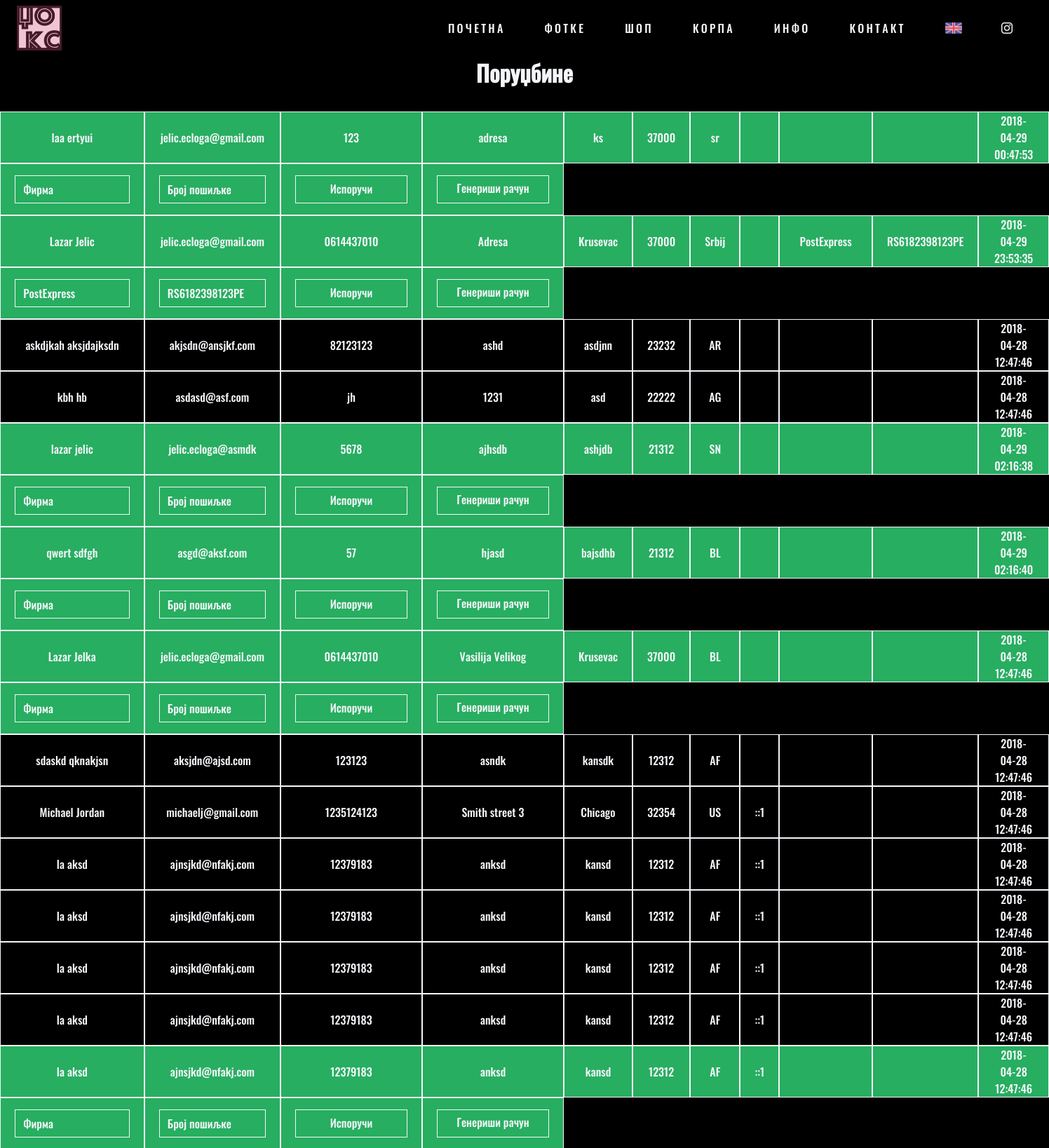
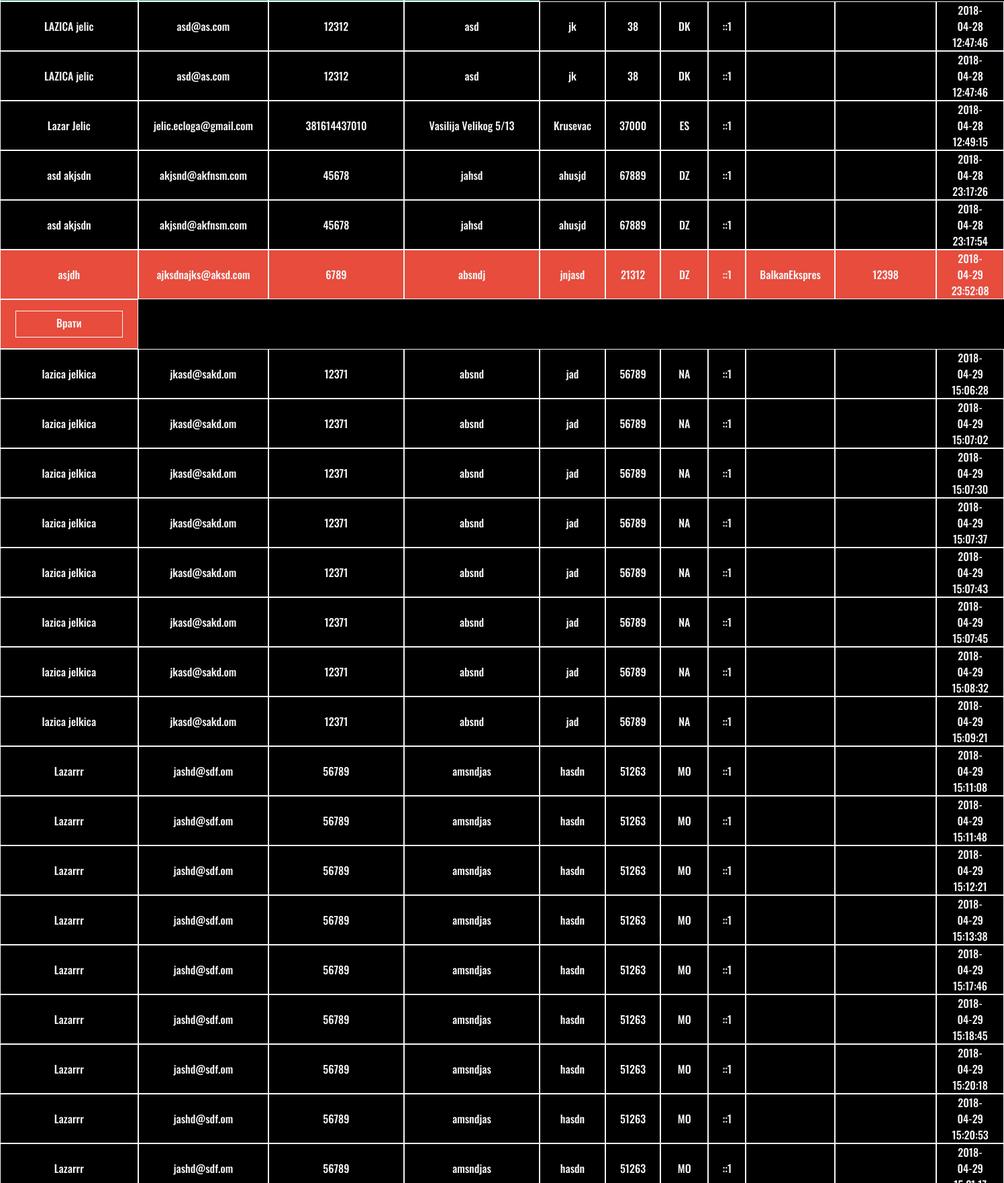
Screenshot of /pages/manage?type=2 (signed in, upper part) with the database file from the repository (2 pictures, top to bottom).
### tables this page shows
CREATE TABLE `purchases` (
  `id` int(11) NOT NULL,
  `hash` varchar(32) NOT NULL,
  `name` varchar(100) DEFAULT NULL,
  `email` varchar(30) NOT NULL,
  `phone` varchar(20) NOT NULL,
  `address` varchar(30) NOT NULL,
  `zip` varchar(5) NOT NULL,
  `city` varchar(30) NOT NULL,
  `country` varchar(5) NOT NULL,
  `method` int(11) NOT NULL,
  `ip` varchar(20) NOT NULL,
  `shipping_company` varchar(30) NOT NULL,
  `shipping_number` varchar(30) NOT NULL,
  `date_submitted` timestamp NOT NULL DEFAULT CURRENT_TIMESTAMP ON UPDATE CURRENT_TIMESTAMP,
  `confirmed` tinyint(1) NOT NULL DEFAULT '0',
  `shipped` tinyint(1) NOT NULL DEFAULT '0',
  `subscribed` tinyint(1) NOT NULL DEFAULT '1'
);

### ui/manage_orders.php (the view, shortened to what this page needs)
<h1><?php echo $string["manage"]["orders"]; ?></h1>
<table>
	<?php
		$cmd = "SELECT * FROM purchases";
		$result = mysqli_query($connect, $cmd);
		while($row = mysqli_fetch_array($result)) {
			$date = $row['date_submitted'];
			if($row['confirmed'] == 1 && $row['shipped'] == 1)  {
				echo '<tr class="red">';
			}else if($row['confirmed'] == 1 && $row['shipped'] == 0)  {
				echo '<tr class="green">';
			}else {
				echo '<tr>';
			}
			echo '<td>' . $row['name'] . '</td>';
			echo '<td>' . $row['email'] . '</td>';
			echo '<td>' . $row['phone'] . '</td>';
			echo '<td>' . $row['address'] . '</td>';
			echo '<td>' . $row['city'] . '</td>';
			echo '<td>' . $row['zip'] . '</td>';
			echo '<td>' . $row['country'] . '</td>';
			echo '<td>' . $row['ip'] . '</td>';
			echo '<td>' . $row['shipping_company'] . '</td>';
			echo '<td>' . $row['shipping_number'] . '</td>';
			echo '<td>' . $date . '</td>';
			echo '</tr>';
			if($row['confirmed'] == 1 && $row['shipped'] == 1)  {
				echo '<tr class="red">';
				echo '<td><a class="button center" href="../actions/order_ship?shipped=0&id=' . $row['id'] .'">' . $string['manage']['unship'] . '</a></td>';
				echo '</tr>';
			}else if($row['confirmed'] == 1 && $row['shipped'] == 0)  {
				$order_id = $row['id'];
				echo '<tr class="green">';
				echo '<form action="../actions/order_ship" method="GET">';
				echo '<td><input name="shipping_company" type="text" size="30" value="' . $row['shipping_company'] . '" placeholder="' . $string["manage"]["shippingCompany"] . '" required/></td>';
				echo '<td><input name="shipping_number" type="text" size="30" value="' . $row['shipping_number'] . '" placeholder="' . $string["manage"]["shippingNumber"] . '" required/></td>';
				echo '<td><input type="submit" class="button" value="' . $string['manage']['ship'] . '"/></td>';
				echo '</form>';
				echo '<td><a class="button center" href="../actions/order_invoice?id=' . $order_id . '">' . $string['manage']['invoice'] . '</a></td>';
				echo '</tr>';
			}
		}
	?>
</table>

### css/main.css (style rules this page uses)
:root { --color-dark: #000; --color-light: #f5f6fa; }
*, *:after, *:before { margin: 0; padding: 0; -webkit-box-sizing: border-box; -moz-box-sizing: border-box; box-sizing: border-box; }
body, html { width: 100%; max-height: 100% !important; padding: 0; margin: 0; background-color: var(--color-dark); color: var(--color-light); }
body, input, textarea, select { font-family: 'Oswald', sans-serif; }
a { color: var(--color-light); outline: none; text-decoration: none !important; transition: 500ms ease; -moz-transition: 500ms ease; -webkit-transition: 500ms ease; -ms-transition: 500ms ease; -o-transition: 500ms ease; border-bottom: 0; padding-bottom: 0.3em; }
h1 { font-size: 2em; text-align: center; margin-top: 1em; margin-bottom: 1em; }
form { margin: 0 auto; width: 50%; overflow: hidden; }
input, textarea, label span, select { background-color: transparent; width: 100%; max-width: 100%; height: 2.5em; margin-bottom: 1em; padding-left: 0.7em; border: 1px solid var(--color-light); border-radius: 1px; font-size: 1em; font-weight: 300; transition: 500ms ease; -moz-transition: 500ms ease; -webkit-transition: 500ms ease; -ms-transition: 500ms ease; -o-transition: 500ms ease; -webkit-appearance: none; -webkit-border-radius: 0; border-radius: 0; display: inline-block; color: var(--color-light); opacity: 1; }
.button { float: right; text-align: center; display: block; width: 10em; height: 2.5em; line-height: 2.2em; color: var(--color-light); border: 1px solid var(--color-light); background-color: transparent; padding : 0 !important; transition: 500ms ease; -moz-transition: 500ms ease; -webkit-transition: 500ms ease; -ms-transition: 500ms ease; -o-transition: 500ms ease; }
.center, .center-both { float: none; margin: 0 auto; text-align: center; }

### css/manage.css (style rules this page uses)
table { width: auto; margin: 0 auto; border-collapse: separate; border-spacing: 0; margin-bottom: 1em; }
td { padding: 0 20px; height: 45px; text-align: center; border: 1px solid var(--color-light); }
td > form, td > input, td > select, td > textarea, td > .button { margin: 1em auto; }
.red { background: #e74c3c; }
.green { background: #27ae60; }

### rows the page displays
purchases: name "laa ertyui", email "jelic.ecloga@gmail.com", phone "123", address "adresa", city "ks", zip "37000", country "sr", date_submitted "2018-04-29 00:47:53"
purchases: name "Lazar Jelic", email "jelic.ecloga@gmail.com", phone "0614437010", address "Adresa", city "Krusevac", zip "37000", country "Srbij", shipping_company "PostExpress", shipping_number "RS6182398123PE", date_submitted "2018-04-29 23:53:35"
purchases: name "askdjkah aksjdajksdn", email "akjsdn@ansjkf.com", phone "82123123", address "ashd", city "asdjnn", zip "23232", country "AR", date_submitted "2018-04-28 12:47:46"
purchases: name "kbh hb", email "asdasd@asf.com", phone "jh", address "1231", city "asd", zip "22222", country "AG", date_submitted "2018-04-28 12:47:46"
purchases: name "lazar jelic", email "jelic.ecloga@asmdk", phone "5678", address "ajhsdb", city "ashjdb", zip "21312", country "SN", date_submitted "2018-04-29 02:16:38"
purchases: name "qwert sdfgh", email "asgd@aksf.com", phone "57", address "hjasd", city "bajsdhb", zip "21312", country "BL", date_submitted "2018-04-29 02:16:40"
purchases: name "Lazar Jelka", email "jelic.ecloga@gmail.com", phone "0614437010", address "Vasilija Velikog", city "Krusevac", zip "37000", country "BL", date_submitted "2018-04-28 12:47:46"
purchases: name "sdaskd qknakjsn", email "aksjdn@ajsd.com", phone "123123", address "asndk", city "kansdk", zip "12312", country "AF", date_submitted "2018-04-28 12:47:46"
purchases: name "Michael Jordan", email "michaelj@gmail.com", phone "1235124123", address "Smith street 3", city "Chicago", zip "32354", country "US", ip "::1", date_submitted "2018-04-28 12:47:46"
purchases: name "la aksd", email "ajnsjkd@nfakj.com", phone "12379183", address "anksd", city "kansd", zip "12312", country "AF", ip "::1", date_submitted "2018-04-28 12:47:46"
purchases: name "la aksd", email "ajnsjkd@nfakj.com", phone "12379183", address "anksd", city "kansd", zip "12312", country "AF", ip "::1", date_submitted "2018-04-28 12:47:46"
purchases: name "la aksd", email "ajnsjkd@nfakj.com", phone "12379183", address "anksd", city "kansd", zip "12312", country "AF", ip "::1", date_submitted "2018-04-28 12:47:46"
purchases: name "la aksd", email "ajnsjkd@nfakj.com", phone "12379183", address "anksd", city "kansd", zip "12312", country "AF", ip "::1", date_submitted "2018-04-28 12:47:46"
purchases: name "la aksd", email "ajnsjkd@nfakj.com", phone "12379183", address "anksd", city "kansd", zip "12312", country "AF", ip "::1", date_submitted "2018-04-28 12:47:46"
purchases: name "LAZICA jelic", email "asd@as.com", phone "12312", address "asd", city "jk", zip "38", country "DK", ip "::1", date_submitted "2018-04-28 12:47:46"
purchases: name "LAZICA jelic", email "asd@as.com", phone "12312", address "asd", city "jk", zip "38", country "DK", ip "::1", date_submitted "2018-04-28 12:47:46"
purchases: name "Lazar Jelic", email "jelic.ecloga@gmail.com", phone "381614437010", address "Vasilija Velikog 5/13", city "Krusevac", zip "37000", country "ES", ip "::1", date_submitted "2018-04-28 12:49:15"
purchases: name "asd akjsdn", email "akjsnd@akfnsm.com", phone "45678", address "jahsd", city "ahusjd", zip "67889", country "DZ", ip "::1", date_submitted "2018-04-28 23:17:26"
purchases: name "asd akjsdn", email "akjsnd@akfnsm.com", phone "45678", address "jahsd", city "ahusjd", zip "67889", country "DZ", ip "::1", date_submitted "2018-04-28 23:17:54"
purchases: name "asjdh", email "ajksdnajks@aksd.com", phone "6789", address "absndj", city "jnjasd", zip "21312", country "DZ", ip "::1", shipping_company "BalkanEkspres", shipping_number "12398", date_submitted "2018-04-29 23:52:08"
purchases: name "lazica jelkica", email "jkasd@sakd.om", phone "12371", address "absnd", city "jad", zip "56789", country "NA", ip "::1", date_submitted "2018-04-29 15:06:28"
purchases: name "lazica jelkica", email "jkasd@sakd.om", phone "12371", address "absnd", city "jad", zip "56789", country "NA", ip "::1", date_submitted "2018-04-29 15:07:02"
purchases: name "lazica jelkica", email "jkasd@sakd.om", phone "12371", address "absnd", city "jad", zip "56789", country "NA", ip "::1", date_submitted "2018-04-29 15:07:30"
purchases: name "lazica jelkica", email "jkasd@sakd.om", phone "12371", address "absnd", city "jad", zip "56789", country "NA", ip "::1", date_submitted "2018-04-29 15:07:37"
purchases: name "lazica jelkica", email "jkasd@sakd.om", phone "12371", address "absnd", city "jad", zip "56789", country "NA", ip "::1", date_submitted "2018-04-29 15:07:43"
purchases: name "lazica jelkica", email "jkasd@sakd.om", phone "12371", address "absnd", city "jad", zip "56789", country "NA", ip "::1", date_submitted "2018-04-29 15:07:45"
purchases: name "lazica jelkica", email "jkasd@sakd.om", phone "12371", address "absnd", city "jad", zip "56789", country "NA", ip "::1", date_submitted "2018-04-29 15:08:32"
purchases: name "lazica jelkica", email "jkasd@sakd.om", phone "12371", address "absnd", city "jad", zip "56789", country "NA", ip "::1", date_submitted "2018-04-29 15:09:21"
purchases: name "Lazarrr", email "jashd@sdf.om", phone "56789", address "amsndjas", city "hasdn", zip "51263", country "MO", ip "::1", date_submitted "2018-04-29 15:11:08"
purchases: name "Lazarrr", email "jashd@sdf.om", phone "56789", address "amsndjas", city "hasdn", zip "51263", country "MO", ip "::1", date_submitted "2018-04-29 15:11:48"
purchases: name "Lazarrr", email "jashd@sdf.om", phone "56789", address "amsndjas", city "hasdn", zip "51263", country "MO", ip "::1", date_submitted "2018-04-29 15:12:21"
purchases: name "Lazarrr", email "jashd@sdf.om", phone "56789", address "amsndjas", city "hasdn", zip "51263", country "MO", ip "::1", date_submitted "2018-04-29 15:13:38"
purchases: name "Lazarrr", email "jashd@sdf.om", phone "56789", address "amsndjas", city "hasdn", zip "51263", country "MO", ip "::1", date_submitted "2018-04-29 15:17:46"
purchases: name "Lazarrr", email "jashd@sdf.om", phone "56789", address "amsndjas", city "hasdn", zip "51263", country "MO", ip "::1", date_submitted "2018-04-29 15:18:45"
purchases: name "Lazarrr", email "jashd@sdf.om", phone "56789", address "amsndjas", city "hasdn", zip "51263", country "MO", ip "::1", date_submitted "2018-04-29 15:20:18"
purchases: name "Lazarrr", email "jashd@sdf.om", phone "56789", address "amsndjas", city "hasdn", zip "51263", country "MO", ip "::1", date_submitted "2018-04-29 15:20:53"
purchases: name "Lazarrr", email "jashd@sdf.om", phone "56789", address "amsndjas", city "hasdn", zip "51263", country "MO", ip "::1"

### other values shown
$string["header"][$item] "ПОЧЕТНА"
$string["header"][$item] "ФОТКЕ"
$string["header"][$item] "ШОП"
$string["header"][$item] "КОРПА"
$string["header"][$item] "ИНФО"
$string["header"][$item] "КОНТАКТ"
$string["manage"]["orders"] "Поруџбине"
